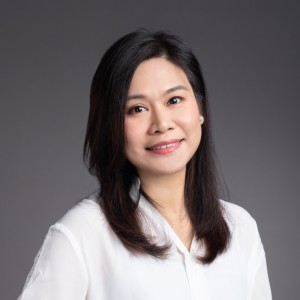
#> input picture images/original.jpg, 300 x 300 px
$ python processor.py
#> lines starting #> are read from the running program, lines starting #| are printed output that depends on the picture; after the words box and inside, x2 and y2 are one past the last pixel; in counts of white or black regions, pixels touching at a corner belong together
import numpy as np
import matplotlib.pyplot as plt

''' Saving a image in the disk '''
def save_image(filename, image, gray=False):
    temp = np.array(image)
    temp = temp.astype(np.uint8)
    # Save the image
    path = image_path + filename   # separate folder created for output images
    if gray:
        plt.imsave(path, temp, cmap='gray')
    else:
        plt.imsave(path, temp)
    print(f"Image saved at {path}")
    return

# Reading in images
image_path = 'images/'

# Load the original image
image_rgb = plt.imread('images/original.jpg')
#> image_rgb is the input picture: shape (300, 300, 3); mean R, G, B 117.7, 110.2, 111.5
width, height, channels = image_rgb.shape
#> width = 300; height = 300; channels = 3

#print(width, height, channels)


# Convert to grayscale
def graysclale():
    image_gray = [[[0 for k in range(3)]
                    for j in range(height)]
                    for i in range(width)]

    for i in range(width):
        for j in range(height):
            # Extracting the RGB values
            r, g, b = image_rgb[i][j]
            # Converting to grayscale considering the Luminance level as it was widely use than others in as in YUV and YCrCb formats
            # Formula: Y = 0.299 R + 0.587 G + 0.114 B
            image_gray[i][j] = int(0.299*r + 0.587*g + 0.114*b)

            ### Another methods to convert to grayscale:
            ## 1. Average method
            # image_rgb[i][j] = int(sum(r + g + b)/3)
            ## 2. Lightness method
            # image_rgb[i][j] = int((max(r, g, b) + min(r, g, b))/2)
    else:
        save_image('grayscale.jpg', image_gray, gray=True)
        print('Image converted to grayscale successfully!')
        return image_gray
#> after the loop, image_gray = 300 items

image_gray = graysclale()

def convolve(image, kernel):
    """
    Applies a convolution operation to the input image using the given kernel.

    Args:
    image: numpy array or list representing the input image
    kernel: numpy array representing the convolution kernel

    Returns:
    numpy array representing the convolved image
    """

    # Convert the image to a numpy array if it is a list
    if isinstance(image, list):
        image = np.array(image)

    # Get the dimensions of the image and kernel
    image_height, image_width = image.shape
#> image_height = 300; image_width = 300
    kernel_height, kernel_width = kernel.shape
#> kernel_height = 5; kernel_width = 5

    # Calculate the padding needed for the convolution operation
    pad_height = kernel_height // 2
#> pad_height = 2
    pad_width = kernel_width // 2
#> pad_width = 2

    # Create a padded version of the image
    padded_image = np.zeros((image_height + 2*pad_height, image_width + 2*pad_width))
    padded_image[pad_height:-pad_height, pad_width:-pad_width] = image

    # Create an output array to hold the convolved image
    output = np.zeros_like(image)

    # Apply the convolution operation
    for i in range(image_height):
        for j in range(image_width):
            output[i, j] = np.sum(kernel * padded_image[i:i+kernel_height, j:j+kernel_width])

    return output

    # [17 lines of commented-out code are left out]


def gaussian_kernel(size, sigma=1):
    """
    This function generates a 2D Gaussian kernel of a given size and standard deviation.

    Parameters:
    size (int): The size of the kernel (should be an odd integer).
    sigma (float): The standard deviation of the Gaussian distribution (default is 1).

    Returns:
    g (numpy.ndarray): A 2D numpy array representing the Gaussian kernel.
    """

    # Calculate the center of the kernel
    size = int(size) // 2

    # Generate a grid of x and y values
    x, y = np.mgrid[-size:size+1, -size:size+1]

    # Calculate the normalizing constant
    normal = 1 / (2.0 * np.pi * sigma**2)

    # Calculate the Gaussian distribution
    g =  np.exp(-((x**2 + y**2) / (2.0*sigma**2))) * normal

    return g

image_smooth = convolve(image_gray, gaussian_kernel(5, sigma=1.4))
save_image('smooth.jpg', image_smooth, gray=True)
#> call 2 of save_image, with filename = 'smooth.jpg', gray = True
#> in save_image (call 2), `plt.imsave(path, temp, cmap='gray')`:
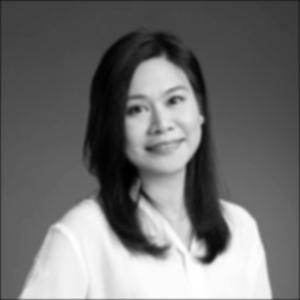
#> saved as smooth.jpg: shape (300, 300, 3); min 0, max 255, mean 111.7


def sobel_filter(img):
    """
    Applies Sobel filter to the input image to detect edges.

    Args:
    img: numpy array representing the input image

    Returns:
    Tuple containing:
        - G: numpy array representing the gradient magnitude of the image
        - theta: numpy array representing the gradient direction of the image
    """

    # Define Sobel kernels
    Kx = np.array([[-1, 0, 1], [-2, 0, 2], [-1, 0, 1]], np.float32)
    Ky = np.array([[1, 2, 1], [0, 0, 0], [-1, -2, -1]], np.float32)

    # Convolve the image with the Sobel kernels
    Ix = convolve(img, Kx)
#> in convolve (call 2), `padded_image[pad_height:-pad_height, pad_width:-pad_width] = image`:
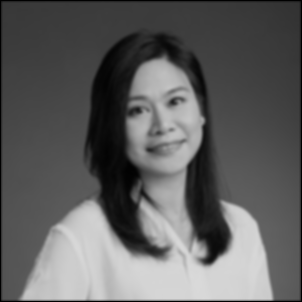
#> padded_image: shape (302, 302) float64; min 0, max 217, mean 95
#> after the loop in convolve (call 2), `for i in range(image_height):`:
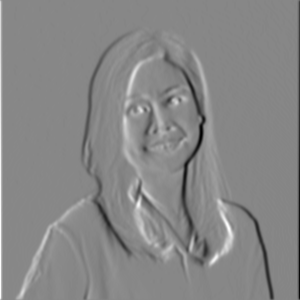
#> output: shape (300, 300) int64; min -338, max 300, mean 0; drawn with min black and max white
    Iy = convolve(img, Ky)
#> after the loop in convolve (call 3), `for i in range(image_height):`:
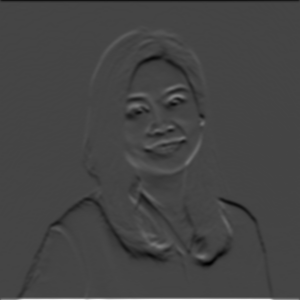
#> output: shape (300, 300) int64; min -287, max 772, mean -1.1; drawn with min black and max white

    # Compute gradient magnitude and direction
    G = np.hypot(Ix, Iy)
    G = G / G.max() * 255
    theta = np.arctan2(Iy, Ix)

    return (G, theta)

image_gradientCalc, theta = sobel_filter(image_smooth)
save_image('gradientCalc.jpg', image_gradientCalc, gray=True)

def non_max_suppression(img, D):
    """
    Applies non-maximum suppression to the input image using the gradient direction D.

    Args:
    img: numpy array representing the input image
    D: numpy array representing the gradient direction of the input image

    Returns:
    numpy array representing the image after non-maximum suppression
    """
    width, height = img.shape
#> width = 300; height = 300
    Z = np.zeros((width, height), dtype=np.int32)
    angle = D * 180. / np.pi
    angle[angle < 0] += 180
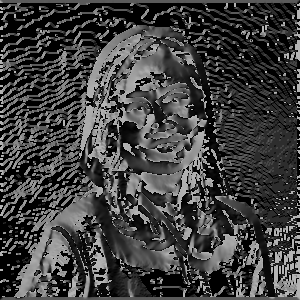
#> angle: shape (300, 300) float64; min 0, max 180, mean 64.2

    for i in range(1,width-1):
        for j in range(1,height-1):
            try:
                q = 255
                r = 255

                #angle 0
                if (0 <= angle[i,j] < 22.5) or (157.5 <= angle[i,j] <= 180):
                    q = img[i, j+1]
                    r = img[i, j-1]
                #angle 45
                elif (22.5 <= angle[i,j] < 67.5):
                    q = img[i+1, j-1]
                    r = img[i-1, j+1]
                #angle 90
                elif (67.5 <= angle[i,j] < 112.5):
                    q = img[i+1, j]
                    r = img[i-1, j]
                #angle 135
                elif (112.5 <= angle[i,j] < 157.5):
                    q = img[i-1, j-1]
                    r = img[i+1, j+1]

                if (img[i,j] >= q) and (img[i,j] >= r):
                    Z[i,j] = img[i,j]
                else:
                    Z[i,j] = 0

            except IndexError as e:
                pass
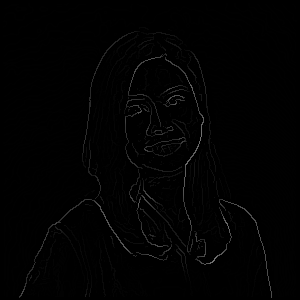
#> Z: shape (300, 300) int32; min 0, max 118, mean 1.8

    return Z

image_suppression = non_max_suppression(image_gradientCalc, theta)
save_image('suppression.jpg', image_suppression, gray=True)


def threshold(img, lowThresholdRatio=0.05, highThresholdRatio=0.09):
    """
    Applies thresholding to an input image.

    Args:
    img (numpy.ndarray): Input image.
    lowThresholdRatio (float): Low threshold ratio. Default is 0.05.
    highThresholdRatio (float): High threshold ratio. Default is 0.09.

    Returns:
    Tuple containing:
    - numpy.ndarray: Thresholded image.
    - int: Weak threshold value.
    - int: Strong threshold value.
    """
#> called with lowThresholdRatio = 0.05, highThresholdRatio = 0.09

    # Calculate high and low thresholds
    highThreshold = img.max() * highThresholdRatio;
#> highThreshold = 10.62
    lowThreshold = highThreshold * lowThresholdRatio;
#> lowThreshold = 0.531

    # Create an empty array to store the result
    width, height = img.shape
#> width = 300; height = 300
    res = np.zeros((width, height), dtype=np.int32)

    # Define weak and strong threshold values
    weak = np.int32(25)
    strong = np.int32(255)

    # Find indices of pixels above and below the thresholds
    strong_i, strong_j = np.where(img >= highThreshold)
    zeros_i, zeros_j = np.where(img < lowThreshold)
    weak_i, weak_j = np.where((img <= highThreshold) & (img >= lowThreshold))

    # Set the threshold values for the corresponding pixels
    res[strong_i, strong_j] = strong
    res[weak_i, weak_j] = weak

    return (res, weak, strong)

image_threshold, weak, strong = threshold(image_suppression)
save_image('threshold.jpg', image_threshold, gray=True)


def hysteresis(img, weak, strong=255):
    '''
    Transform weak pixels into strong ones only if at least one of the pixels
    around the one being processed is a strong one, based on the threshold results.

    Args:
    - img: numpy.ndarray - The input image.
    - weak: int - The threshold value for weak pixels.
    - strong: int - The threshold value for strong pixels. Default is 255.

    Returns:
    - numpy.ndarray - The image with weak pixels transformed into strong ones.
    '''
#> called with weak = 25, strong = 255

    # Get the width and height of the image
    width, height = img.shape

    # Loop through each pixel in the image
    for i in range(1, width-1):
        for j in range(1, height-1):
            # If the pixel is a weak pixel
            if (img[i,j] == weak):
                try:
                    # Check if any of the surrounding pixels are strong
                    if ((img[i+1, j-1] == strong) or (img[i+1, j] == strong) or (img[i+1, j+1] == strong)
                        or (img[i, j-1] == strong) or (img[i, j+1] == strong)
                        or (img[i-1, j-1] == strong) or (img[i-1, j] == strong) or (img[i-1, j+1] == strong)):
                        # If at least one surrounding pixel is strong, set the current pixel to strong
                        img[i, j] = strong
                    else:
                        # Otherwise, set the current pixel to 0
                        img[i, j] = 0
                except IndexError as e:
                    # If an IndexError occurs, just pass and continue
                    pass
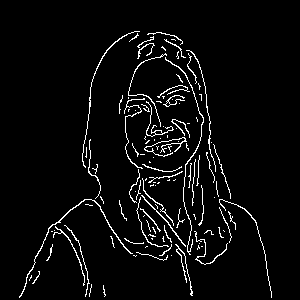
#> img: shape (300, 300) int32; 4.3% white in thin lines or dots, all inside (x1, y1, x2, y2) = (19, 31, 272, 298)
    # Return the image with weak pixels transformed into strong ones
    return img

image_final = hysteresis(image_threshold, weak, strong)
save_image('final.jpg', image_final, gray=True)
